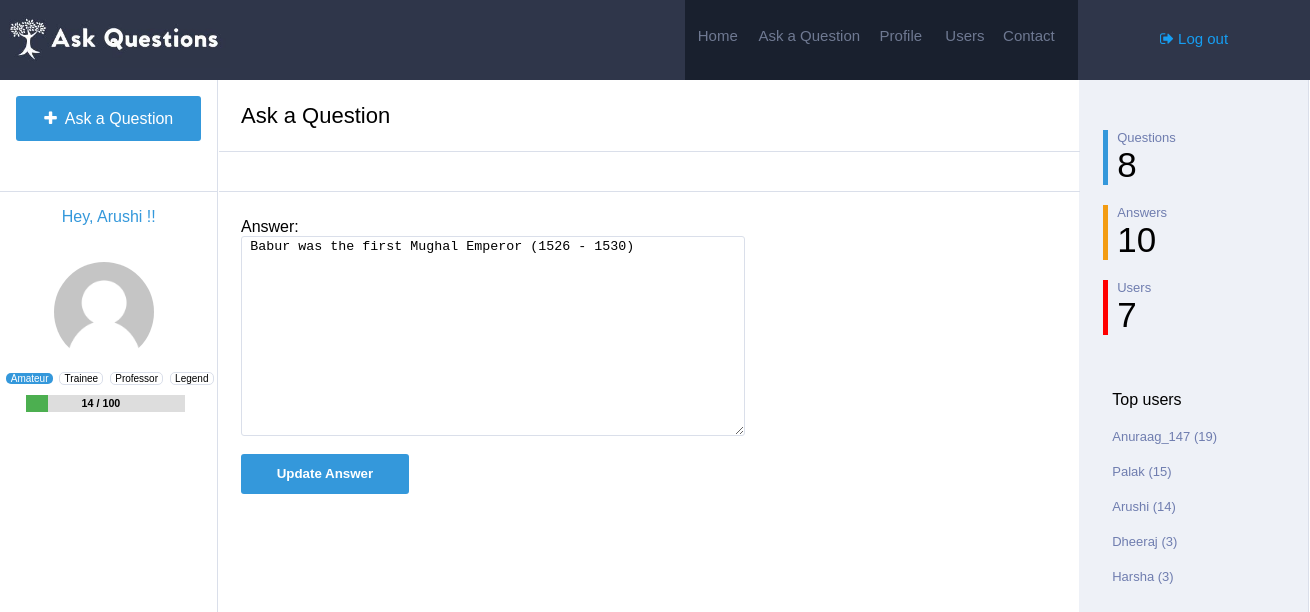
/ansupdate/4/ (signed in), run on the app's committed database.
### Main/models.py (models this page shows, shortened)
class Answer(models.Model):
	question = models.ForeignKey(Question,on_delete=models.CASCADE)
	user=models.ForeignKey(Profile,on_delete=models.CASCADE)
	answer=models.TextField()
	votes=models.IntegerField(default=0)
	accepted=models.IntegerField(default=0)
	timestamp=models.DateTimeField(auto_now=False, auto_now_add=True)

class Profile(models.Model):
	user=models.ForeignKey(settings.AUTH_USER_MODEL,on_delete=models.CASCADE)
	image=models.ImageField(upload_to=upload_location,null=True,blank=True,)
	location=models.TextField(default="Not mentioned")
	points=models.IntegerField(default=0)
	questions=models.IntegerField(default=0)
	answers=models.IntegerField(default=0)

### Main/views.py (the view)
# urls.py: url(r'^ansupdate/(?P<id>\d+)/$', views.Answer_update,name='ans_update'),
@login_required
def Answer_update(request, id):
  instance=get_object_or_404(Answer,id=id) #user who answered can only update the answer
  if request.user == instance.user.user:
    top = Profile.objects.all().order_by("-points")[:min(Profile.objects.count(),5)]
    if request.user.is_authenticated:
      profile = get_object_or_404(Profile,user=request.user)
      if profile.points < 100:
        val = str(profile.points)+" / 100"
        percent = float(profile.points)/100*100
      elif profile.points < 1000:
        val = str(profile.points)+" / 1000"
        percent = float(profile.points)/1000*100
      elif profile.points < 2000:
        val = str(profile.points)+" / 2000"
        percent = float(profile.points)/2000*100
      else:
        val = str(profile.points)
        percent = 100
    else:
      profile = get_object_or_404(Profile,id=1)
      val = ""
      percent = 100
    if request.method == 'POST':
      answer = request.POST['answer']
      instance.answer = answer
      instance.save()
      messages.success(request, "Answer Updated.")
      return HttpResponseRedirect('/')
    x="/ansupdate/" + str(id) + "/"
    context={
      "value":instance.answer,
      "action":x,
      "profile":profile,
      "val":val,
      "percent":percent,"q":Question.objects.count(),"a":Answer.objects.count(),"u":Profile.objects.count(),"top":top
    }
    return render(request,"ans_create.html",context)
  else:
    messages.error(request, "User unauthorized.")
    return HttpResponseRedirect('/')

### templates/ans_create.html (shortened to what this page needs)
{% load staticfiles %}
<html>
<head>
<link rel='stylesheet' href='{% static "css/create.css" %}'>
<link rel="stylesheet" href="https://cdnjs.cloudflare.com/ajax/libs/font-awesome/4.7.0/css/font-awesome.min.css">
</head>
<body>
	<div class="navbar">
		<div class="logo">
			<img src='{% static "image/Logo.jpg" %}' style="width: 230px; margin-top: 10px;" />
		</div>
		<div class="search">
		</div>
		<div class="navlinks">
			<h6><a href="{% url "home" %}">Home</a></h6> <h6 style="width: 30%;"><a href="{% url "create" %}">Ask a Question</a></h6> <h6><a href="{% url "profile" id=profile.id %}">Profile</a></h6> <h6><a href="{% url "user" %}">Users</a></h6> <h6><a>Contact</a></h6>
		</div>
		<div class="login" style="font-size: 15px;">
			{% if request.user.is_authenticated %}
			<p><a href="{% url "logout" %}"><i class="fa fa-sign-out" aria-hidden="true"></i> Log out</a></p>
			{% else %}
			<p><a href="{% url "login" %}"><i class="fa fa-sign-in" aria-hidden="true"></i> Log in / Register</a></p>
			{%endif %}
		</div>
	</div>
	<div class="main">
		<div class="links">
			<div id="ask-cont">
			<a href="{% url "create" %}" style="text-decoration: none;"><p class="ask"><i class="fa fa-plus" aria-hidden="true"></i>&nbsp Ask a Question</p></a>
			</div>
			{% if request.user.is_authenticated %}
			<p style="color: #3498db;text-align: center;">Hey, {{ request.user }} !!</p>
			{% if profile.image %}
			<img src='{{ profile.image.url }}' id="image1"/>
			{% else %}
			<img src='{% static "image/default_user.png" %}' id="image1"/>
			{% endif %}
			<div class="rank">
			<p style="background-color: #3498db; border:none;color: white">Amateur</p>
			<p >Trainee</p>
			<p >Professor</p>
			<p >Legend</p>
			<div id="myProgress">
				<h6 style="float: left;margin-left: 35%;margin-top: 2px;">{{ val }}</h6>
			  <div id="myBar" style="width: {{ percent }}%"></div>
			</div>
			</div>
			{% endif %}
		</div>
		<div class="content">
			<table style="width: 100%;border-spacing: 0px;min-height: 100%;">
				<tr>
			<td style="width:100%; float: left;">
				<div class="heading">
					<div class="tab">
						<p>Ask a Question</p>
					</div>
				</div>
			<div class="welcome">
				<div class="tab">
					<p>&nbsp</p>
				</div>
			</div>
			<div id="tab1" class="tabcontent">
				<div class="col-xs-4 login_form">
			        <form id="create_form" method="post" action="{{ action }}">
			                Answer: <br/>
			                <textarea name="answer" id="username" style="height:200px;">{{ value }}</textarea>
			                <br /><br/>
			        <input type="submit" name="submit" value="Update Answer" id="create"/>
			        </form>
			    </div>
			</div>
		</td>
			<td class="stats" style="padding-top: 30px;vertical-align: top;">
				<div class="bor" style="border-left-color: #3498db">
					<p class="stat_q">Questions</p>
					<p class="stat_a">{{ q }}</p>
				</div>
				<div class="bor" style="border-left-color: #f39c12;">
					<p class="stat_q">Answers</p>
					<p class="stat_a">{{ a }}</p>
				</div>
				<div class="bor" style="border-left-color: red;">
					<p class="stat_q">Users</p>
					<p class="stat_a">{{ u }}</p>
				</div>
				<div class="bor" style="border:none; padding-top: 40px;">
					<p>Top users</p>
					{% for obj in top %}
					<p class="stat_q"><a  href="{% url "profile" id=obj.id %}" style="color: #6f7daf;text-decoration: none;">{{ obj.user }} ({{obj.points}})</a></p>
					{% endfor %}
				</div>
			</td>
		</tr>
	</table>
		</div>
	</div>
</body>
</html>

### static/css/create.css (style rules this page uses)
body { min-width: 1300px; margin: 0px; font-family: sans-serif; }
.navbar { width: 100%; background-color: #2f364a; height:80px; }
.logo { float: left; width:10%; height:100%; }
.search { float: left; height: 100%; width: 42.3%; }
.navlinks { float: left; width:30%; background-color: #19202e; height:100%; }
.navlinks h6 { margin-top:27px; float: left; width:16%; text-align: center; margin-left: 0.3%; }
.navlinks h6 a { text-decoration: none; color: #6f7992; font-weight: normal; font-size:15px; }
.login { float: left; height: 100%; width: 17.7%; text-align: center; }
.login p { margin-top: 30px; }
.login a { text-decoration: none; color: #169ef2; }
.main { width: 100%; }
.links { float: left; top:80px; height: 100%; width:16.6%; }
.ask { margin-left: 7.5%; width:85%; height: 31px; border-style: none; border-radius: 3px; background-color: #3498db; color: white; padding-top: 14px; text-align: center; }
#ask-cont { border-bottom-style: solid; border-bottom-color: #dadfea; border-bottom-width: 1px; height:95px; }
.content { float: left; width: 83.2%; border-right-style: solid; border-right-color: #dadfea; border-right-width: 1px; border-left-style: solid; border-left-color: #dadfea; border-left-width: 1px; height: auto; }
.heading { padding-left: 2.5%; font-size: 22px; border-bottom-style: solid; border-bottom-color: #dadfea; border-bottom-width: 1px; margin-bottom: -1px; }
.welcome { padding-left: 2.5%; font-size: 14px; border-bottom-style: solid; border-bottom-color: #dadfea; border-bottom-width: 1px; }
.stats { background-color: #eef1f7; width:21%; }
.login_form { padding-left: 2.5%; margin-top: 3%; }
#username { width:60%; height:40px; border-radius:3px; padding-left:1%; border-style: solid; border-color: #dadfea; border-width: 1px; }
#create { background-color: #3498db; border:none; border-radius:3px; width:20%; height: 40px; color:white; font-weight: bold; }
.welcome p { width: 10%; text-align: center; margin-bottom: 0px; padding-bottom: 11px; cursor: pointer; margin-top: 0px; padding-top: 13px; }
#image1 { width: 100px; height: 100px; border-radius: 50%; margin-top: 20px; margin-left: 25%; }
.rank { margin-left: 2%; }
.rank p { margin-left: 1%; padding-left: 2%; padding-right: 2%; display: inline-block; font-size: 10px; border-style: solid; border-color: #dadfea; border-width: 1px; border-radius: 5px; }
#myProgress { margin-left: 10%; width: 75%; background-color: #ddd; }
#myBar { height: 17px; background-color: #4CAF50; text-align: center; line-height: 30px; color: white; }
.stat_q { font-size: 13px; margin-bottom: 0px; margin-top: 20px; color: #6f7daf; }
.stat_a { font-size: 35px; margin-top: 0px; margin-bottom: 0px; }
.bor { border-left-style: solid; border-left-width: 5px; padding-left: 4%; margin-left: 10%; }

### data on the page
Answer: answer "Babur was the first Mughal Emperor (1526 - 1530)"
Profile: user "Anuraag_147", points "19"
Profile: user "Palak", points "15"
Profile: user "Arushi", points "14"
Profile: user "Dheeraj", points "3"
Profile: user "Harsha", points "3"

### other printed values
{{ request.user }} "Arushi"
{{ val }} "14 / 100"
{{ q }} "8"
{{ a }} "10"
{{ u }} "7"
